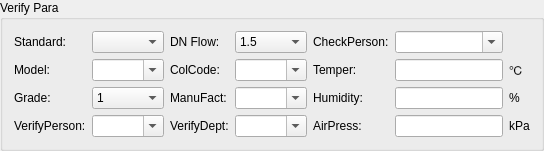
    <widget class="QGroupBox" name="gBox_Head">
     <property name="title">
      <string>Verify Para</string>
     </property>
     <layout class="QGridLayout" name="gridLayout_16">
      <item row="0" column="0">
       <layout class="QGridLayout" name="gridLayout_3">
        <item row="0" column="0">
         <widget class="QLabel" name="label_3">
          <property name="sizePolicy">
           <sizepolicy hsizetype="Fixed" vsizetype="Preferred">
            <horstretch>0</horstretch>
            <verstretch>0</verstretch>
           </sizepolicy>
          </property>
          <property name="text">
           <string>Standard:</string>
          </property>
         </widget>
        </item>
        <item row="0" column="1">
         <widget class="QComboBox" name="cmbStandard">
          <property name="editable">
           <bool>false</bool>
          </property>
         </widget>
        </item>
        <item row="1" column="0">
         <widget class="QLabel" name="label_4">
          <property name="sizePolicy">
           <sizepolicy hsizetype="Fixed" vsizetype="Preferred">
            <horstretch>0</horstretch>
            <verstretch>0</verstretch>
           </sizepolicy>
          </property>
          <property name="text">
           <string>Model:</string>
          </property>
         </widget>
        </item>
        <item row="1" column="1">
         <widget class="QComboBox" name="cmbModel">
          <property name="editable">
           <bool>true</bool>
          </property>
         </widget>
        </item>
        <item row="2" column="0">
         <widget class="QLabel" name="label_7">
          <property name="sizePolicy">
           <sizepolicy hsizetype="Fixed" vsizetype="Preferred">
            <horstretch>0</horstretch>
            <verstretch>0</verstretch>
           </sizepolicy>
          </property>
          <property name="text">
           <string>Grade:</string>
          </property>
         </widget>
        </item>
        <item row="2" column="1">
         <widget class="QComboBox" name="cmbGrade">
          <item>
           <property name="text">
            <string>1</string>
           </property>
          </item>
          <item>
           <property name="text">
            <string>2</string>
           </property>
          </item>
          <item>
           <property name="text">
            <string>3</string>
           </property>
          </item>
         </widget>
        </item>
        <item row="3" column="0">
         <widget class="QLabel" name="label_8">
          <property name="sizePolicy">
           <sizepolicy hsizetype="Fixed" vsizetype="Preferred">
            <horstretch>0</horstretch>
            <verstretch>0</verstretch>
           </sizepolicy>
          </property>
          <property name="text">
           <string>VerifyPerson:</string>
          </property>
         </widget>
        </item>
        <item row="3" column="1">
         <widget class="QComboBox" name="cmbVerifyPerson">
          <property name="editable">
           <bool>true</bool>
          </property>
         </widget>
        </item>
       </layout>
      </item>
      <item row="0" column="1">
       <layout class="QGridLayout" name="gridLayout_4">
        <item row="0" column="0">
         <widget class="QLabel" name="label_5">
          <property name="sizePolicy">
           <sizepolicy hsizetype="Fixed" vsizetype="Preferred">
            <horstretch>0</horstretch>
            <verstretch>0</verstretch>
           </sizepolicy>
          </property>
          <property name="text">
           <string>DN Flow:</string>
          </property>
         </widget>
        </item>
        <item row="0" column="1">
         <widget class="QComboBox" name="cmbFlow">
          <item>
           <property name="text">
            <string>1.5</string>
           </property>
          </item>
          <item>
           <property name="text">
            <string>2.5</string>
           </property>
          </item>
          <item>
           <property name="text">
            <string>3.5</string>
           </property>
          </item>
          <item>
           <property name="text">
            <string>6.0</string>
           </property>
          </item>
          <item>
           <property name="text">
            <string>10</string>
           </property>
          </item>
          <item>
           <property name="text">
            <string>15</string>
           </property>
          </item>
         </widget>
        </item>
        <item row="1" column="0">
         <widget class="QLabel" name="label_6">
          <property name="sizePolicy">
           <sizepolicy hsizetype="Fixed" vsizetype="Preferred">
            <horstretch>0</horstretch>
            <verstretch>0</verstretch>
           </sizepolicy>
          </property>
          <property name="text">
           <string>ColCode:</string>
          </property>
         </widget>
        </item>
        <item row="1" column="1">
         <widget class="QComboBox" name="cmbPickCode">
          <property name="editable">
           <bool>true</bool>
          </property>
         </widget>
        </item>
        <item row="2" column="0">
         <widget class="QLabel" name="label_9">
          <property name="sizePolicy">
           <sizepolicy hsizetype="Fixed" vsizetype="Preferred">
            <horstretch>0</horstretch>
            <verstretch>0</verstretch>
           </sizepolicy>
          </property>
          <property name="text">
           <string>ManuFact:</string>
          </property>
         </widget>
        </item>
        <item row="2" column="1">
         <widget class="QComboBox" name="cmbManufacture">
          <property name="editable">
           <bool>true</bool>
          </property>
         </widget>
        </item>
        <item row="3" column="0">
         <widget class="QLabel" name="label_10">
          <property name="sizePolicy">
           <sizepolicy hsizetype="Fixed" vsizetype="Preferred">
            <horstretch>0</horstretch>
            <verstretch>0</verstretch>
           </sizepolicy>
          </property>
          <property name="text">
           <string>VerifyDept:</string>
          </property>
         </widget>
        </item>
        <item row="3" column="1">
         <widget class="QComboBox" name="cmbVerifyCompany">
          <property name="editable">
           <bool>true</bool>
          </property>
         </widget>
        </item>
       </layout>
      </item>
      <item row="0" column="2">
       <layout class="QGridLayout" name="gridLayout_5">
        <item row="0" column="0">
         <widget class="QLabel" name="label_22">
          <property name="text">
           <string>CheckPerson:</string>
          </property>
         </widget>
        </item>
        <item row="1" column="0">
         <widget class="QLabel" name="label_23">
          <property name="text">
           <string>Temper:</string>
          </property>
         </widget>
        </item>
        <item row="1" column="1">
         <widget class="QLineEdit" name="lnEditVersion_2">
          <property name="sizePolicy">
           <sizepolicy hsizetype="Preferred" vsizetype="Fixed">
            <horstretch>0</horstretch>
            <verstretch>0</verstretch>
           </sizepolicy>
          </property>
         </widget>
        </item>
        <item row="1" column="2">
         <widget class="QLabel" name="label_26">
          <property name="text">
           <string>℃</string>
          </property>
         </widget>
        </item>
        <item row="2" column="0">
         <widget class="QLabel" name="label_24">
          <property name="text">
           <string>Humidity:</string>
          </property>
         </widget>
        </item>
        <item row="2" column="1">
         <widget class="QLineEdit" name="lnEditVersion_3">
          <property name="sizePolicy">
           <sizepolicy hsizetype="Preferred" vsizetype="Fixed">
            <horstretch>0</horstretch>
            <verstretch>0</verstretch>
           </sizepolicy>
          </property>
         </widget>
        </item>
        <item row="2" column="2">
         <widget class="QLabel" name="label_27">
          <property name="text">
           <string>%</string>
          </property>
         </widget>
        </item>
        <item row="3" column="0">
         <widget class="QLabel" name="label_25">
          <property name="text">
           <string>AirPress:</string>
          </property>
         </widget>
        </item>
        <item row="3" column="1">
         <widget class="QLineEdit" name="lnEditVersion_4">
          <property name="sizePolicy">
           <sizepolicy hsizetype="Preferred" vsizetype="Fixed">
            <horstretch>0</horstretch>
            <verstretch>0</verstretch>
           </sizepolicy>
          </property>
         </widget>
        </item>
        <item row="3" column="2">
         <widget class="QLabel" name="label_28">
          <property name="text">
           <string>kPa</string>
          </property>
         </widget>
        </item>
        <item row="0" column="1">
         <widget class="QComboBox" name="cmbChkPerson">
          <property name="editable">
           <bool>true</bool>
          </property>
         </widget>
        </item>
       </layout>
      </item>
     </layout>
    </widget>
